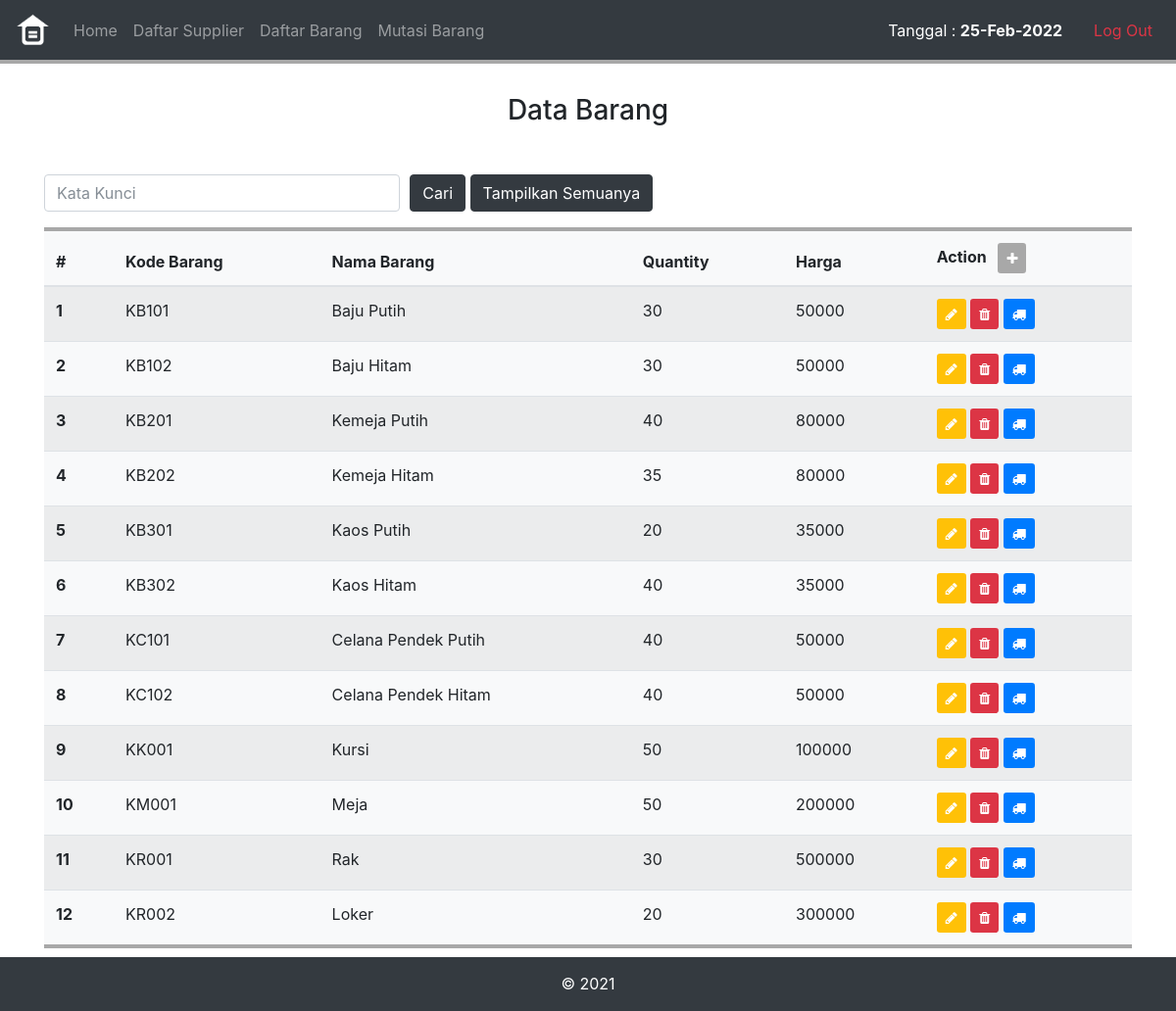
Page /barang.php (signed in) on the committed database.
### tables this page shows
CREATE TABLE `m_item` (
  `item_id` int(11) NOT NULL,
  `item_code` varchar(20) NOT NULL,
  `item_name` varchar(100) NOT NULL,
  `item_quantity` int(11) NOT NULL,
  `item_price` int(11) NOT NULL,
  `item_supplier_id` int(11) NOT NULL
);

### barang.php (the view, shortened to what this page needs)
<!DOCTYPE html>
<html>
	<head>
		<link rel="stylesheet" href="assets/css/bootstrap.min.css">
		<link rel="stylesheet" href="assets/css/style.css">
		<link rel="stylesheet" href="assets/fonts/css/font-awesome.min.css">
	</head>
	<body>
		<?php include "header.php"; ?>
		<div class="container table-responsive mt-5 mb-5">
			<div class="font-weight-bold text-center mt-5 mb-5">
				<h3>Data Barang</h3>
			</div>
			<form action="<?php echo $_SERVER["PHP_SELF"];?>" method="post" class="mt-5">
				<div class="form-row">
					<div class="form-group col-md-4">
						<?php
						$kata_kunci="";
						?>
						<input type="text" name="kata_kunci" placeholder="Kata Kunci" value="<?php echo $kata_kunci;?>" class="form-control"  required/>
					</div>
					<div class="form-group col-md-8">
						<input type="submit" class="btn btn-dark" value="Cari">
						<a href="barang.php" input type="button" class="btn btn-dark">Tampilkan Semuanya<a>
					</div>
				</div>
			</form>
			<table class="table table-striped bg-light" style="border-top: #a8a8a8 4px solid; border-bottom: #a8a8a8 4px solid">
				<thead class="thead">
					<tr>
						<th scope="col">#</th>
						<th scope="col">Kode Barang</th>
						<th scope="col">Nama Barang</th>
						<th scope="col">Quantity</th>
						<th scope="col">Harga</th>
						<th scope="col">Action <a type="button" class="btn btn-sm ml-2" href="javascript:void(0)" onclick="modal_barang()" style="background-color: #a8a8a8"><i class="fa fa-plus" style="color: #fff"></i></a></th>
					</tr>
				</thead>
				<?php
					include "koneksi.php";
					if (isset($_POST['kata_kunci'])) {
						$kata_kunci=trim($_POST['kata_kunci']);
						$sql="select * from m_item where item_code like '%".$kata_kunci."%' or item_name like '%".$kata_kunci."%' or item_price like '%".$kata_kunci."%' order by item_code asc";
					}else {
						$sql="select * from m_item order by item_code asc";
					}
				?>
				<tbody>
					<?php $no=1;
					$hasil=mysqli_query($koneksi,$sql);
					while ($databarang = mysqli_fetch_array($hasil)) { ?>
					<tr>
						<th scope="row"><?php echo $no; ?></th>
						<td><?php echo $databarang['item_code']; ?></td>
						<td><?php echo $databarang['item_name']; ?></td>
						<td id="tablequantity"><?php echo $databarang['item_quantity']; ?></td>
						<td><?php echo $databarang['item_price']; ?></td>
						<td>
							<a href="javascript:void(0)" onclick="edit_barang('<?php echo $databarang['item_id']?>')" class="btn btn-sm bg-warning" title="Edit"><i class="fa fa-pencil" style="color: #fff"></i></a>
							<a href="processbarang.php?do=delete&id=<?php echo $databarang['item_id']?>" class="btn btn-sm bg-danger" title="Hapus!"><i class="fa fa-trash" style="color: #fff"></i></a>
							<a href="javascript:void(0)" onclick="mutasi_barang('<?php echo $databarang['item_id']?>')" class="btn btn-sm bg-primary" title="Mutasi!"><i class="fa fa-truck" style="color: #fff"></i></a>
						</td>
					</tr>
					<?php $no++; } ?>
				</tbody>
			</table>
		</div>
		<?php include "footer.php"; ?>
	</body>
</html>

### rows in the picture
m_item: item_code "KB101", item_name "Baju Putih", item_quantity "30", item_price "50000"
m_item: item_code "KB102", item_name "Baju Hitam", item_quantity "30", item_price "50000"
m_item: item_code "KB201", item_name "Kemeja Putih", item_quantity "40", item_price "80000"
m_item: item_code "KB202", item_name "Kemeja Hitam", item_quantity "35", item_price "80000"
m_item: item_code "KB301", item_name "Kaos Putih", item_quantity "20", item_price "35000"
m_item: item_code "KB302", item_name "Kaos Hitam", item_quantity "40", item_price "35000"
m_item: item_code "KC101", item_name "Celana Pendek Putih", item_quantity "40", item_price "50000"
m_item: item_code "KC102", item_name "Celana Pendek Hitam", item_quantity "40", item_price "50000"
m_item: item_code "KK001", item_name "Kursi", item_quantity "50", item_price "100000"
m_item: item_code "KM001", item_name "Meja", item_quantity "50", item_price "200000"
m_item: item_code "KR001", item_name "Rak", item_quantity "30", item_price "500000"
m_item: item_code "KR002", item_name "Loker", item_quantity "20", item_price "300000"
